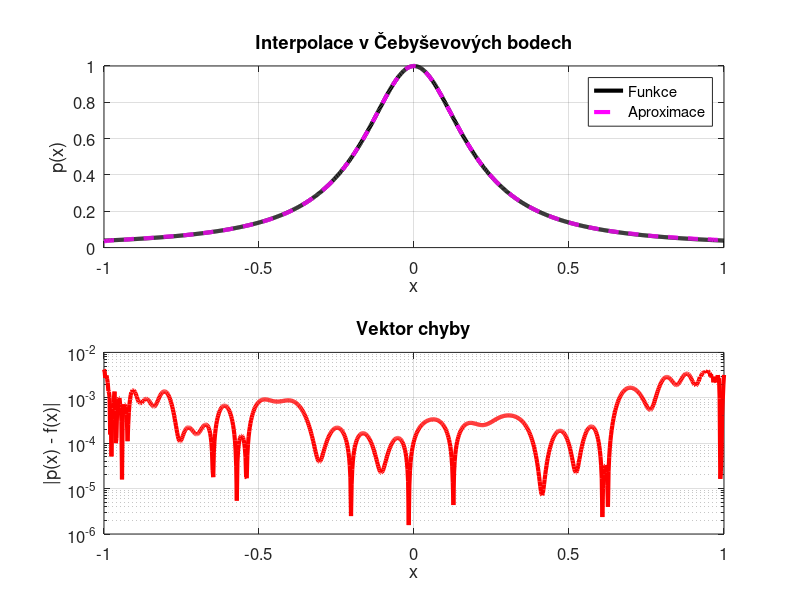
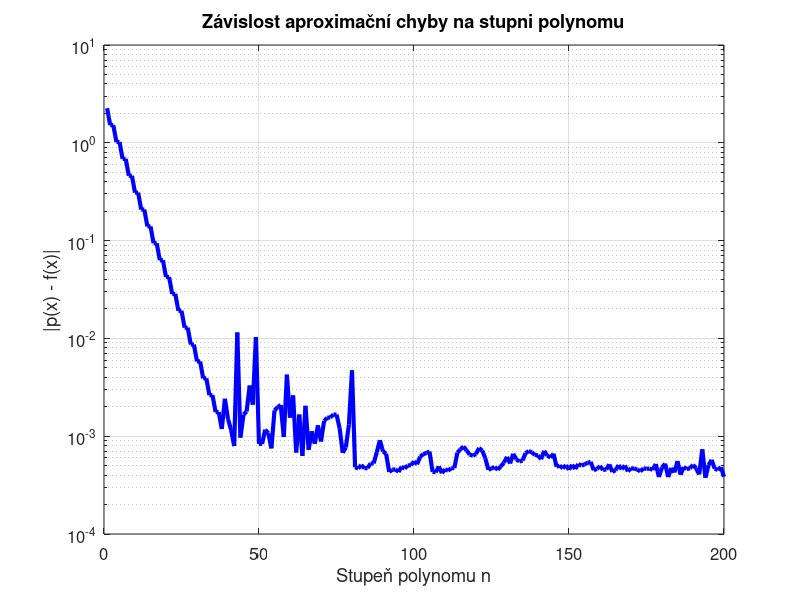

MATLAB code for these plots, in order:
addpath('Funkce');

% Generování Čebyševových uzlů
n = 80;
j = (0:n)';
x = cos(j * pi / n);

% Cílová funkce
f = 1 ./ (1 + 25 * x.^2);

% Interpolace pomocí polynomu
c = polyfit(x, f, n);

% Evaluace výsledného polynomu
s = linspace(-1, 1, 1000)';
y = polyval(c, s);

% Výpočet skutečné funkční hodnoty
y_exact = 1 ./ (1 + 25 * s.^2);
error = abs(y - y_exact);

% Grafické zobrazení
figure;
subplot(2,1,1);
plot(s, y_exact, 'k', 'LineWidth', 3); hold on;
plot(s, y, 'm--', 'LineWidth', 3);
title('Interpolace v Čebyševových bodech', 'FontSize', 16);
xlabel('x', 'FontSize', 14);
ylabel('p(x)', 'FontSize', 14);
legend('Funkce', 'Aproximace', 'FontSize', 12);
grid on;
set(gca, 'FontSize', 12);

subplot(2,1,2);
semilogy(s, error, 'r', 'LineWidth', 3);
xlim([-1 1]);
title('Vektor chyby', 'FontSize', 16);
xlabel('x', 'FontSize', 14);
ylabel('|p(x) - f(x)|', 'FontSize', 14);
grid on;
set(gca, 'FontSize', 12);

% Rozsah stupňů polynomu
n_values = 1:200;
errors = zeros(size(n_values));

for idx = 1:length(n_values)
    n = n_values(idx);

    % Sestavení Vandermondeovy matice
    A = x .^ (0:n);

    % Výpočet koeficientů metodou nejmenších čtverců
    c = A \ f;

    % Výpočet aproximace
    f_approx = A * c;

    % Výpočet chyby v 2-normě
    errors(idx) = norm(f - f_approx, 2);
end

% Vykreslení grafu chyby
figure;
semilogy(n_values, errors, 'b', 'LineWidth', 3);
xlabel('Stupeň polynomu n', 'FontSize', 14);
ylabel('|p(x) - f(x)|', 'FontSize', 14);
title('Závislost aproximační chyby na stupni polynomu', 'FontSize', 16);
grid on;
set(gca, 'FontSize', 12);
